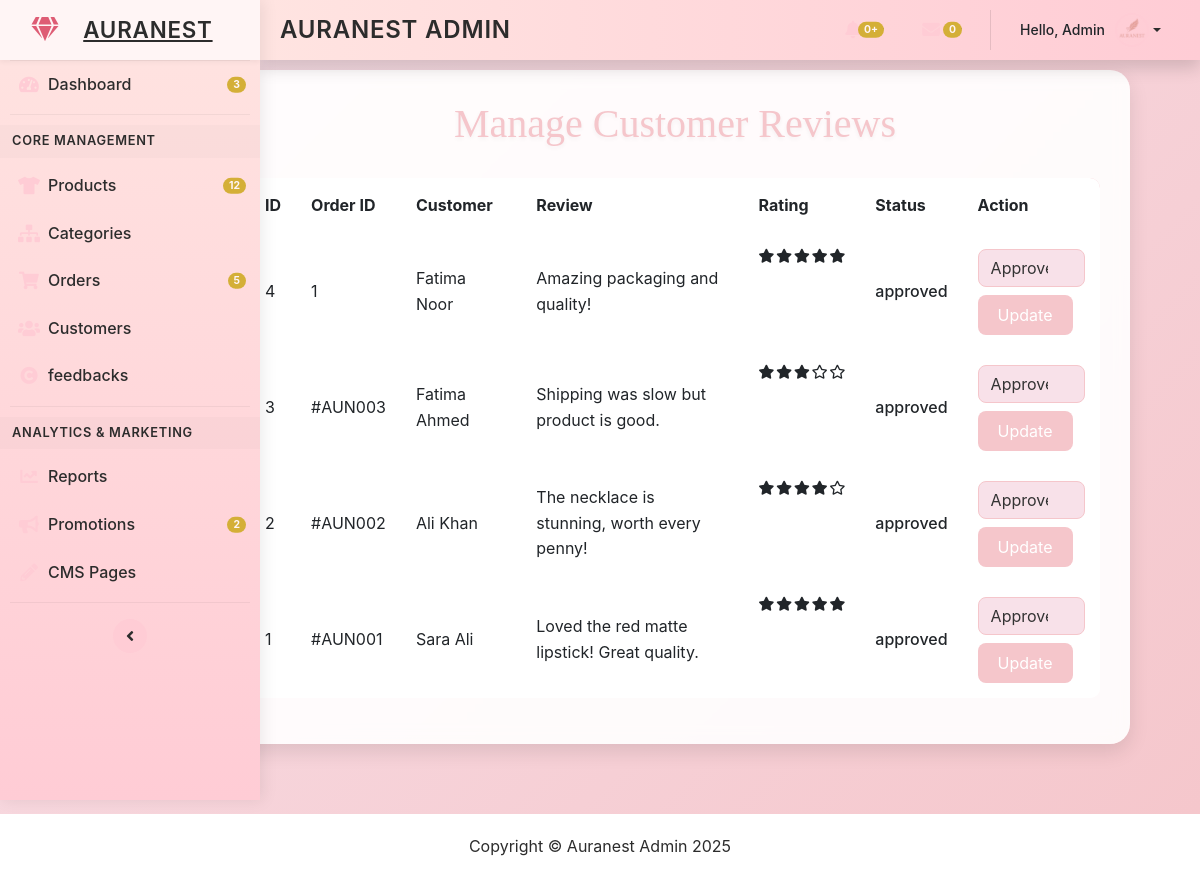
/admin/manage_reviews.php (signed in), run on the app's committed database.
### tables this page shows
CREATE TABLE `reviews` (
  `id` int(11) NOT NULL,
  `user_id` int(11) NOT NULL,
  `order_id` int(11) NOT NULL,
  `message` text NOT NULL,
  `rating` int(11) NOT NULL CHECK (`rating` between 1 and 5),
  `status` enum('pending','approved','rejected') NOT NULL DEFAULT 'pending',
  `created_at` timestamp NOT NULL DEFAULT current_timestamp(),
  `updated_at` timestamp NOT NULL DEFAULT current_timestamp() ON UPDATE current_timestamp(),
  `image` varchar(255) DEFAULT NULL
);

CREATE TABLE `orders` (
  `id` int(11) NOT NULL,
  `order_id` varchar(50) NOT NULL,
  `customer_id` int(11) DEFAULT NULL,
  `total_amount` decimal(10,2) NOT NULL,
  `status` enum('pending','processing','shipped','cancelled','delivered') DEFAULT 'pending',
  `order_date` timestamp NOT NULL DEFAULT current_timestamp(),
  `updated_at` timestamp NOT NULL DEFAULT current_timestamp() ON UPDATE current_timestamp(),
  `name` varchar(100) DEFAULT NULL,
  `email` varchar(100) DEFAULT NULL,
  `phone` varchar(20) DEFAULT NULL,
  `address` text DEFAULT NULL,
  `city` varchar(50) DEFAULT NULL,
  `payment_method` varchar(50) DEFAULT NULL
);

CREATE TABLE `customers` (
  `id` int(11) NOT NULL,
  `name` varchar(100) NOT NULL,
  `email` varchar(100) NOT NULL,
  `password` varchar(255) NOT NULL,
  `total_spending` decimal(10,2) DEFAULT 0.00,
  `status` enum('active','inactive') DEFAULT 'active',
  `created_at` timestamp NOT NULL DEFAULT current_timestamp(),
  `updated_at` timestamp NOT NULL DEFAULT current_timestamp() ON UPDATE current_timestamp(),
  `address` text DEFAULT NULL,
  `total_spent` decimal(10,2) NOT NULL DEFAULT 0.00
);

### admin/manage_reviews.php (the view, shortened to what this page needs)
<?php
$pdo = new PDO("mysql:host=127.0.0.1;dbname=auranest_db", "root", "");
$pdo->setAttribute(PDO::ATTR_ERRMODE, PDO::ERRMODE_EXCEPTION);
$stmt = $pdo->query("
    SELECT r.id, r.message, r.rating, r.status, r.created_at, c.name, o.order_id
    FROM reviews r
    JOIN customers c ON r.user_id = c.id
    JOIN orders o ON r.order_id = o.id
    ORDER BY r.created_at DESC
");
$reviews = $stmt->fetchAll(PDO::FETCH_ASSOC);
?>
<!DOCTYPE html>
<html lang="en">
<head>
    <link href="https://cdn.jsdelivr.net/npm/bootstrap@5.3.0/dist/css/bootstrap.min.css" rel="stylesheet">
    <link href="https://cdnjs.cloudflare.com/ajax/libs/font-awesome/5.15.4/css/all.min.css" rel="stylesheet">
</head>
<body>
   <?php
$pdo = new PDO("mysql:host=127.0.0.1;dbname=auranest_db", "root", "");
$pdo->setAttribute(PDO::ATTR_ERRMODE, PDO::ERRMODE_EXCEPTION);
try {
    $stmt = $pdo->query("
        SELECT r.id, r.message, r.rating, r.status, r.created_at, c.name, o.order_id
        FROM reviews r
        LEFT JOIN customers c ON r.user_id = c.id
        LEFT JOIN orders o ON r.order_id = o.id
        ORDER BY r.created_at DESC
    ");
    $reviews = $stmt->fetchAll(PDO::FETCH_ASSOC);
} catch (PDOException $e) {
    $error = "Error fetching reviews: " . $e->getMessage();
    $reviews = [];
}
function displayStars($rating) {
    $fullStars = floor($rating);
    $halfStar = $rating - $fullStars >= 0.5 ? 1 : 0;
    $emptyStars = 5 - $fullStars - $halfStar;
    return str_repeat('<i class="fas fa-star"></i>', $fullStars) .
           ($halfStar ? '<i class="fas fa-star-half-alt"></i>' : '') .
           str_repeat('<i class="far fa-star"></i>', $emptyStars);
}
?>
<?php include 'includes/header.php'; ?>
<div class="main-content">
    <div class="container">
          <?php include 'includes/sidebar.php'; ?>
        <div class="dashboard-card" style="margin-left: 150px;">
            <h2 class="dashboard-heading">Manage Customer Reviews</h2>
            <?php if (empty($reviews)): ?>
                <div class="alert alert-info">No reviews found.</div>
            <?php else: ?>
            <table class="table">
                <thead>
                    <tr>
                        <th>ID</th>
                        <th>Order ID</th>
                        <th>Customer</th>
                        <th>Review</th>
                        <th>Rating</th>
                        <th>Status</th>
                        <th>Action</th>
                    </tr>
                </thead>
                <tbody>
                    <?php foreach ($reviews as $review): ?>
                    <tr>
                        <td><?php echo htmlspecialchars($review['id'] ?? 'N/A'); ?></td>
                        <td><?php echo htmlspecialchars($review['order_id'] ?? 'N/A'); ?></td>
                        <td><?php echo htmlspecialchars($review['name'] ?? 'Unknown'); ?></td>
                        <td><?php echo htmlspecialchars($review['message'] ?? 'No message'); ?></td>
                        <td class="review-stars"><?php echo displayStars($review['rating'] ?? 0); ?></td>
                        <td class="status-<?php echo strtolower($review['status'] ?? 'pending'); ?>">
                            <?php echo htmlspecialchars($review['status'] ?? 'Pending'); ?>
                        </td>
                        <td>
                            <form method="POST">
                                <select name="status" class="form-select">
                                    <option value="approved" <?php echo ($review['status'] ?? '') == 'approved' ? 'selected' : ''; ?>>Approved</option>
                                </select>
                                <button type="submit" class="btn btn-soft-pink mt-2">Update</button>
                            </form>
                        </td>
                    </tr>
                    <?php endforeach; ?>
                </tbody>
            </table>
            <?php endif; ?>
        </div>
    </div>
</div>
<?php include 'includes/footer.php'; ?>
</body>
</html>
</html>

### admin/manage_reviews.php (style rules this page uses)
body { background: linear-gradient(135deg, #f8e1e9, #f5c6cb); font-family: 'Roboto', sans-serif; color: #333; }
.container { max-width: 1100px; margin: 50px auto; padding: 20px; }
.dashboard-card { background: rgba(255, 255, 255, 0.9); border-radius: 20px; padding: 30px; box-shadow: 0 8px 20px rgba(0, 0, 0, 0.1); backdrop-filter: blur(8px); }
.dashboard-heading { font-family: 'Playfair Display', serif; font-size: clamp(2rem, 5vw, 2.5rem); color: #f5c6cb; text-align: center; margin-bottom: 30px; text-shadow: 0 2px 4px rgba(0, 0, 0, 0.05); }
.table { border-radius: 10px; overflow: hidden; background: #fff; }
.table thead { background: #f5c6cb; color: #fff; }
.table th, .table td { padding: 15px; vertical-align: middle; border: none; }
.table tbody tr { transition: background 0.3s ease; }
.btn-soft-pink { background: #f5c6cb; color: #fff; border: none; border-radius: 8px; padding: 8px 20px; transition: all 0.3s ease; }
.form-select { background: #f8e1e9; border: 1px solid #f5c6cb; color: #333; border-radius: 8px; }
.review-stars { color: #f5c6cb; font-size: 14px; display: flex; gap: 2px; }
.status-approved { color: #28a745; font-weight: 500; }

### admin/includes/sidebar.php (style rules this page uses)
* { margin: 0; padding: 0; box-sizing: border-box; }
body { font-family: 'Inter', 'Lora', sans-serif; background-color: #FFF5F5; color: #2C2C2C; line-height: 1.6; overflow-x: hidden; }

### data on the page
reviews: id "4", order.order_id "1", user.name "Fatima Noor", message "Amazing packaging and quality!", rating 5 (drawn), status "approved", status "Approved"
reviews: id "3", order.order_id "#AUN003", user.name "Fatima Ahmed", message "Shipping was slow but product is good.", rating 3 (drawn), status "approved", status "Approved"
reviews: id "2", order.order_id "#AUN002", user.name "Ali Khan", message "The necklace is stunning, worth every penny!", rating 4 (drawn), status "approved", status "Approved"
reviews: id "1", order.order_id "#AUN001", user.name "Sara Ali", message "Loved the red matte lipstick! Great quality.", rating 5 (drawn), status "approved", status "Approved"

### other printed values
$greeting "Hello, Admin"
